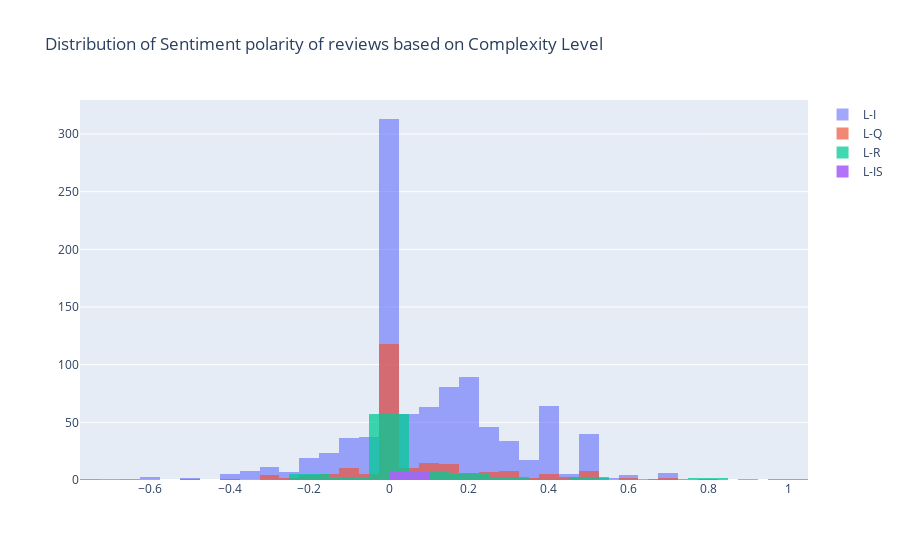

Source (notebook cell):
### Markdown cell above
### Distribution of sentiment polarity score by recommendations

### Code cell
x1 = df.loc[df['Complexity_level'] == 'L-I', 'polarity']
x2 = df.loc[df['Complexity_level'] == 'L-Q', 'polarity']
x3 = df.loc[df['Complexity_level'] == 'L-R', 'polarity']
x4 = df.loc[df['Complexity_level'] == 'L-IS', 'polarity']

trace1 = go.Histogram(
    x=x1, name='L-I',
    opacity=0.6
)
trace2 = go.Histogram(
    x=x2, name = 'L-Q',
    opacity=0.7
)
trace3 = go.Histogram(
    x=x3, name='L-R',
    opacity=0.75
)
trace4 = go.Histogram(
    x=x4, name = 'L-IS',
    opacity=0.9
)


data = [trace1, trace2,trace3, trace4]
layout = go.Layout(barmode='overlay', title='Distribution of Sentiment polarity of reviews based on Complexity Level')
fig = go.Figure(data=data, layout=layout)

iplot(fig, filename='overlaid histogram')

### Figure 1 — Plotly figure (JSON) as saved in the notebook; plotly's stock layout.template omitted (floating-point values rounded to 4 significant figures; data arrays with more than 128 entries replaced by an {"elided": "..."} marker saying what was removed)
{"data": [{"name": "L-I", "opacity": 0.6, "type": "histogram", "x": {"elided": "975 float values"}}, {"name": "L-Q", "opacity": 0.7, "type": "histogram", "x": {"elided": "235 float values"}}, {"name": "L-R", "opacity": 0.75, "type": "histogram", "x": [0, 0, 0, 0, 0, 0.7, 0.1591, 0, 0, 0.05455, 0, 0, 0.06818, 0.3, 0, 0.9766, 0, 0, 0.5, 0.7875, 0, 0, 0.1364, 0, 0.8, 0, 0, 0, -0.25, 0, 0, 0, 0, 0, 0, 0, 0, 0, -0.125, 0, 0, 0, -0.0375, 0.2333, -0.225, 0, -0.2344, 0, 0.2333, 0.2, 0.0125, 0, 0.1062, 0.3125, -0.1444, 0.3233, 0.08333, 0, 0.025, -0.225, 0.5, 0, 0, 0, 0, 0.1591, 0.05455, 0, 0, -0.2, 0.35, 0, 0, 0.1, 0.5, 0, 0, 0, 0, 0, 0, 0, 0, 0, 0, 0, 0]}, {"name": "L-IS", "opacity": 0.9, "type": "histogram", "x": [0, 0, 0, 0, 0, 0, 0, -0.15, 0]}], "layout": {"barmode": "overlay", "title": {"text": "Distribution of Sentiment polarity of reviews based on Complexity Level"}}}
